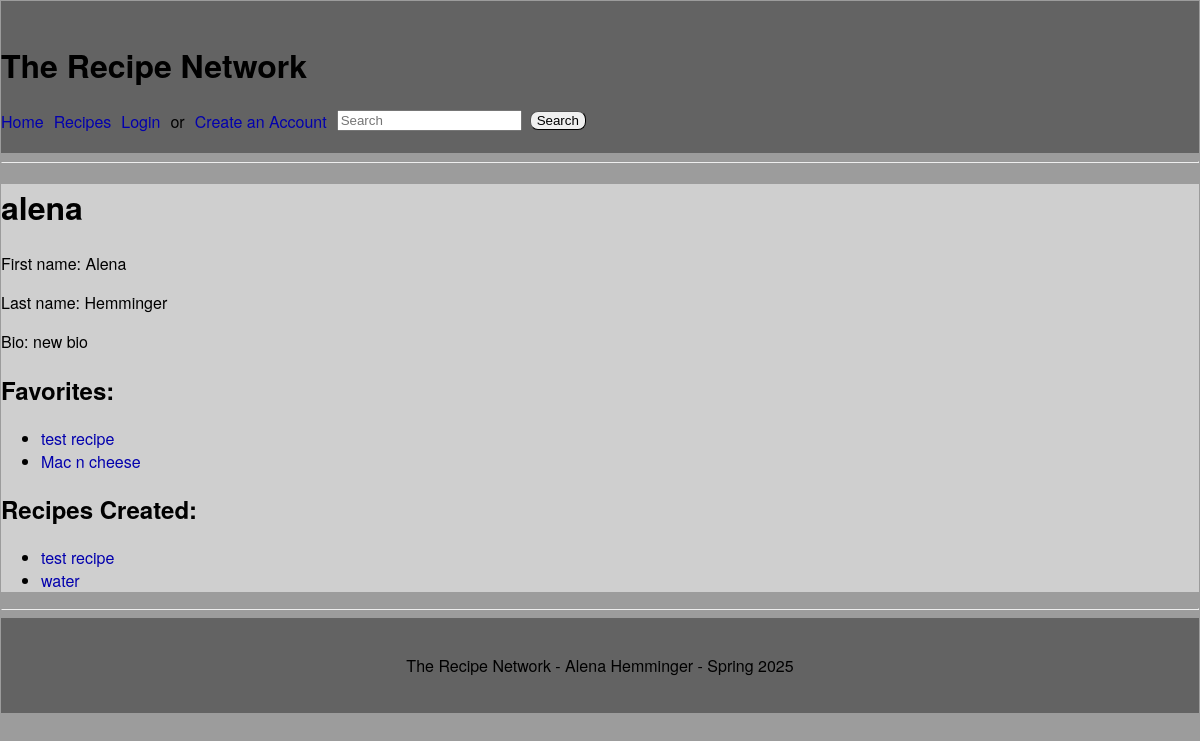
The page /account/alena/ on the database its author committed.
### recipe_app/models.py (models this page shows, shortened)
class Account(AbstractUser):
    bio = models.TextField(blank=True)
    favorites = models.ManyToManyField('Recipe', related_name='favorited_by', blank=True)

class Recipe(models.Model):
    recipe_name = models.CharField(max_length=255)
    ingredients = models.TextField(default="Not specified")
    directions = models.TextField(default="Not specified")
    creator = models.ForeignKey(Account, on_delete=models.CASCADE)

### recipe_app/views.py (the view)
# urls.py: path('account/<str:username>/', AccountDetail.as_view(), name='account_detail'),
class AccountDetail(DetailView):
    model = Account
    template_name = 'recipe_app/account_detail.html'
    context_object_name = 'account'
    def get_object(self):
        username = self.kwargs.get('username')
        return get_object_or_404(Account, username=username)
    def get_context_data(self, **kwargs):
        context = super().get_context_data(**kwargs)
        context['favorites'] = self.object.favorites.all()
        context['created_recipes'] = self.object.recipe_set.all()
        return context

### recipe_app/templates/recipe_app/account_detail.html (shortened to what this page needs)
{% extends "recipe_app/base.html" %}
{% block content %}
<h1>{{ account.username }}</h1>
<p>First name: {{ account.first_name }}</p>
<p>Last name: {{ account.last_name }}</p>
<p>Bio: {{ account.bio }}</p>
<h2>Favorites:</h2>
<ul>
    {% for recipe in favorites %}
        <li><a href="{% url 'recipe_detail' recipe.id %}">{{ recipe.recipe_name }}</a></li>
    {% empty %}
        <p>No favorite recipes yet.</p>
    {% endfor %}
</ul>
<h2>Recipes Created:</h2>
<ul>
    {% for recipe in created_recipes %}
        <li><a href="{% url 'recipe_detail' recipe.id %}">{{ recipe.recipe_name }}</a></li>
    {% empty %}
        <p>You should make some recipes! You haven't yet </p>
    {% endfor %}
</ul>
{% endblock %}

### recipe_app/static/recipe_app/styles.css (style rules this page uses)
body { margin: 1px; font-family: 'Helvetica Neue', Arial, sans-serif; background-color: #9c9c9c; color: #000000; }
a:link, a:visited { color: #0300ad; text-decoration: none; }

### rows shown on the page
Account: username "alena", first_name "Alena", last_name "Hemminger", bio "new bio"
Recipe: recipe_name "test recipe"
Recipe: recipe_name "Mac n cheese"
Recipe: recipe_name "water"
